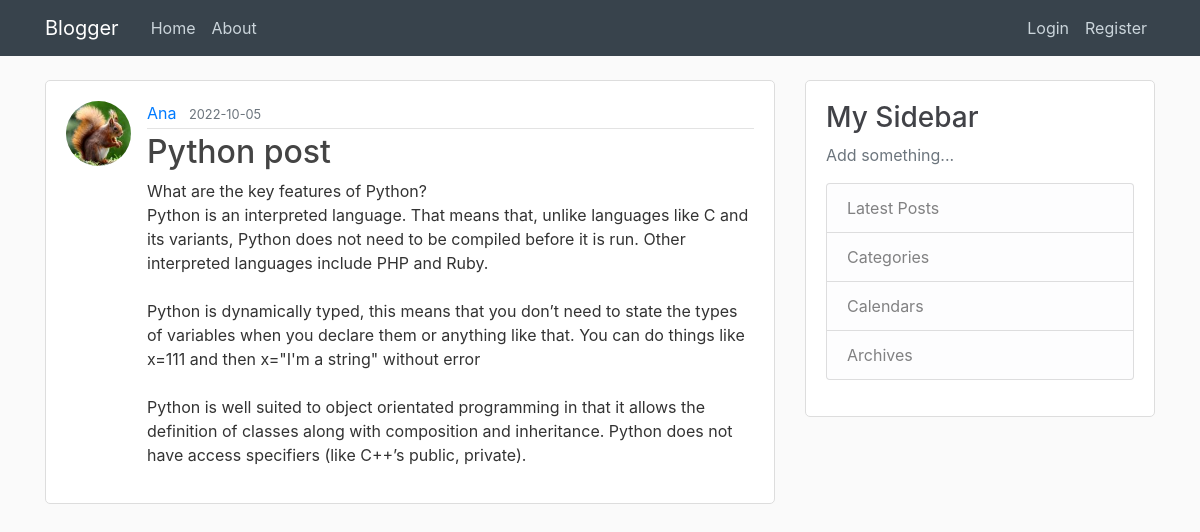
The app's page /post/17 with its own data.
### blogger/models.py (models this page shows, shortened)
class User(db.Model, UserMixin):
    id = db.Column(db.Integer, primary_key=True)
    username = db.Column(db.String(20), unique=True, nullable=False)
    email = db.Column(db.String(120), unique=True, nullable=False)
    image_file = db.Column(db.String(20), nullable=False, default='default.jpg')
    password = db.Column(db.String(60), nullable=False)
    posts = db.relationship('Post', backref='author', lazy=True)

class Post(db.Model):
    id = db.Column(db.Integer, primary_key=True)
    title = db.Column(db.String(100), nullable=False)
    date_posted = db.Column(db.DateTime, nullable=False, default=datetime.utcnow)
    content = db.Column(db.Text, nullable=False)
    user_id = db.Column(db.Integer, db.ForeignKey('user.id'), nullable=False)

### blogger/routes.py (the view)
@app.route("/post/<int:post_id>")
def post(post_id):
    post = Post.query.get_or_404(post_id)
    return render_template('post.html', title=post.title, post=post)

### blogger/templates/post.html (shortened to what this page needs)
{% extends 'layout.html' %}
{% block content %}
    <article class="media content-section">
        <img class="rounded-circle article-img" src="{{ url_for('static', filename='profile_pics/' + post.author.image_file) }}">
        <div class="media-body">
            <div class="article-metadata">
                <a class="mr-2" href="{{ url_for('user_posts', username=post.author.username) }}">{{ post.author.username }}</a>
                <small class="text-muted">{{ post.date_posted.strftime('%Y-%m-%d') }}</small>
            </div>
            <h2 class="article-title">{{ post.title }}</h2>
            <p class="article-content">{{ post.content }}</p>
        </div>
    </article>
{% endblock %}

### blogger/static/main.css (style rules this page uses)
body { background: #fafafa; color: #333333; margin-top: 5rem; }
h1, h2, h3, h4, h5, h6 { color: #414247; }
.content-section { background: #ffffff; padding: 20px 20px; border: 1px solid #dddddd; border-radius: 5px; margin-bottom: 20px; }
.article-title { color: #444444; }
.article-content { white-space: pre-line; }
.article-img { height: 65px; width: 65px; margin-right: 16px; }
.article-metadata { padding-bottom: 3px; margin-bottom: 4px; border-bottom: 1px solid #e3e3e3 }

### records on screen
User: image_file (picture), author.username "Ana"
Post: date_posted "2022-10-05", title "Python post", content "What are the key features of Python? Python is an interpreted language. That means that, unlike languages like C and its variants, Python does not need to be compiled before it is run. Other interpreted languages include PHP and Ruby. Python is dynamically typed, this means that you don’t need to state the types of variables when you declare them or anything like that. You can do things like x=111 and then x=\"I'm a string\" without error Python is well suited to object orientated programming in that it allows the definition of classes along with composition and inheritance. Python does not have access specifiers (like C++’s public, private)."
